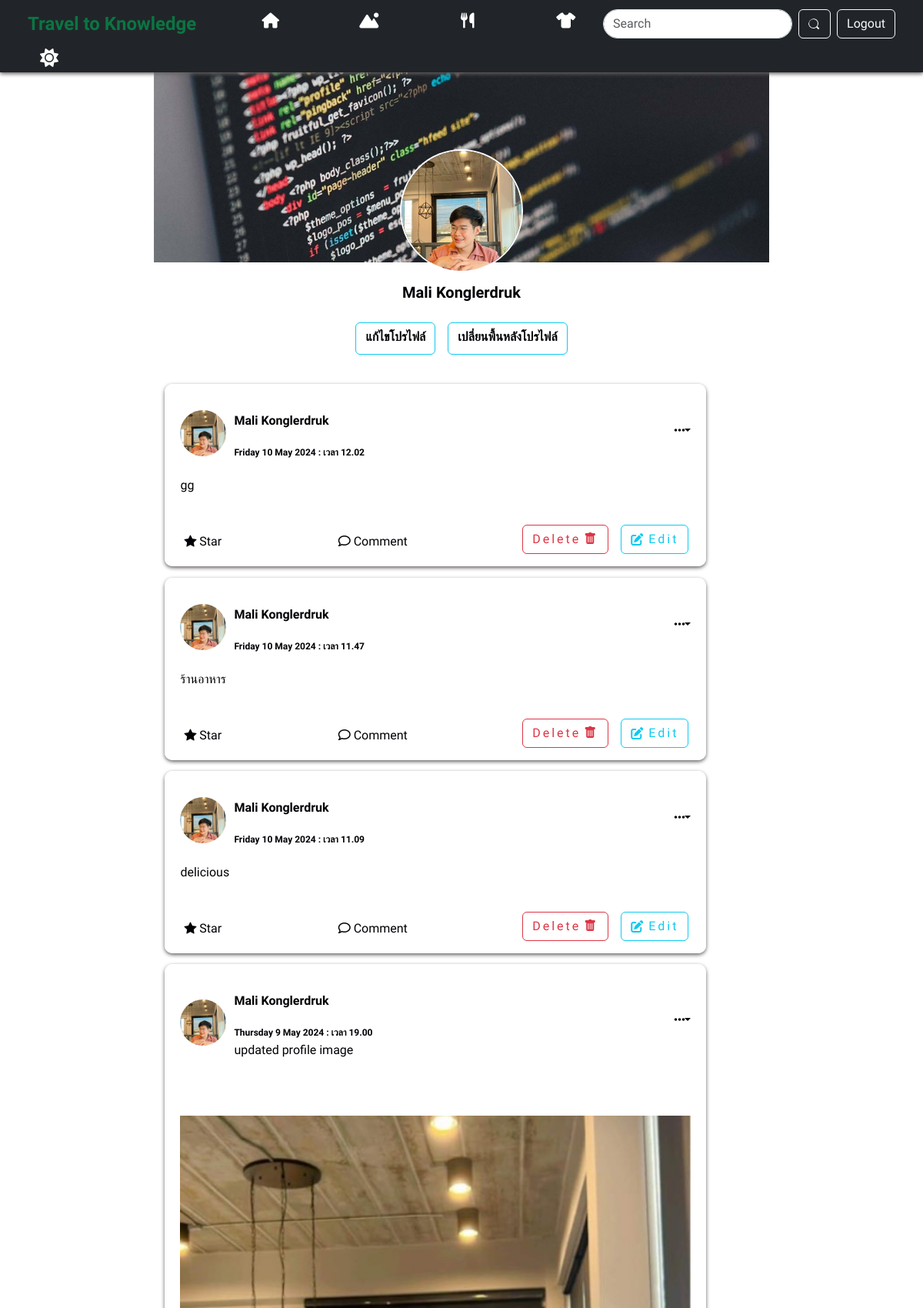
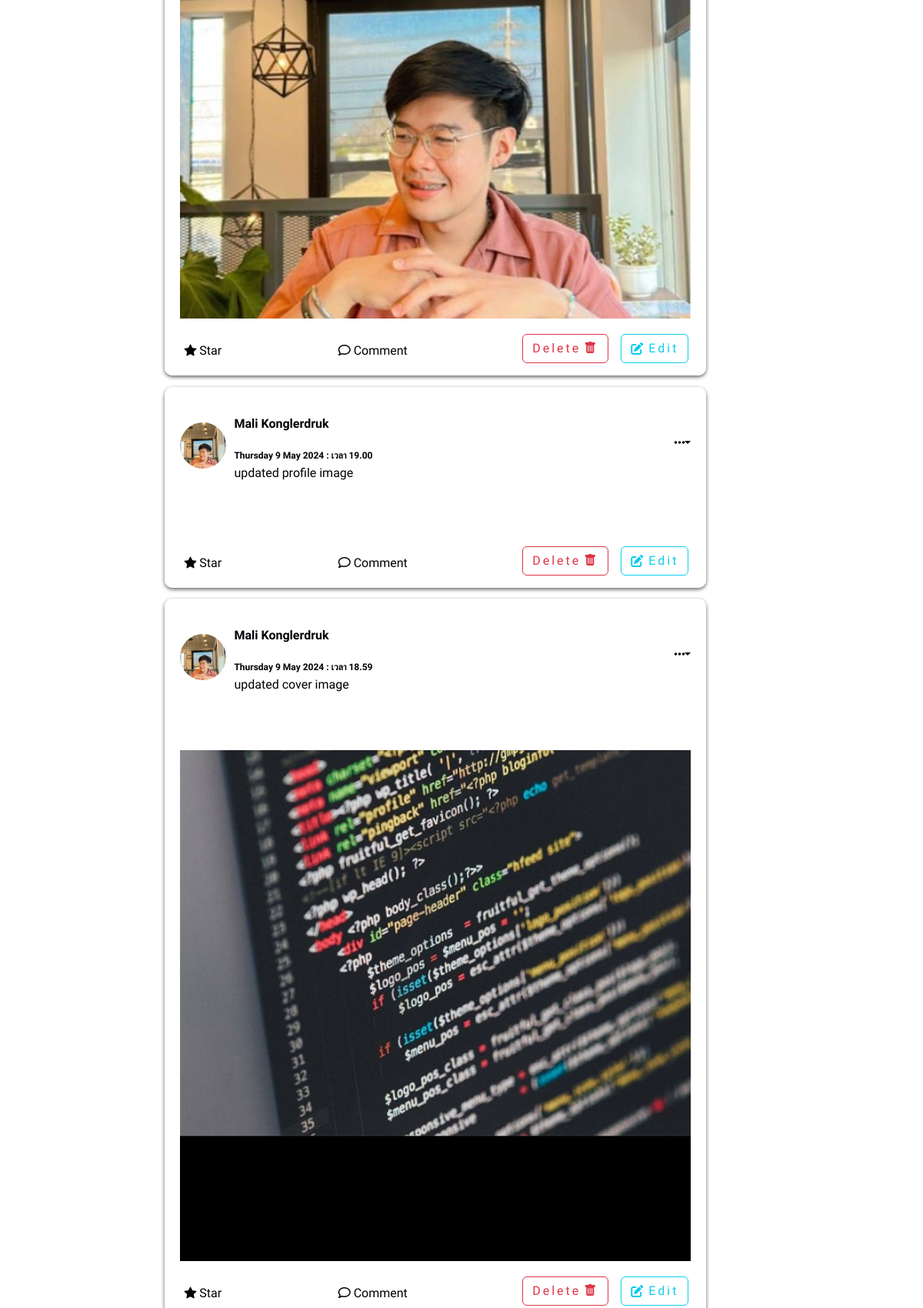
/Profilepage.php (signed in, upper part), run on the app's committed database (2 pictures, top to bottom).
### tables this page shows
CREATE TABLE `users` (
  `id` int(10) NOT NULL,
  `userid` bigint(19) NOT NULL,
  `url_address` varchar(100) NOT NULL,
  `email` varchar(255) NOT NULL,
  `password` varchar(255) NOT NULL,
  `first_name` varchar(255) NOT NULL,
  `last_name` varchar(255) NOT NULL,
  `urole` varchar(255) NOT NULL,
  `profile_image` varchar(1000) NOT NULL,
  `cover_image` varchar(1000) NOT NULL,
  `created_at` timestamp NOT NULL DEFAULT current_timestamp() ON UPDATE current_timestamp()
);

CREATE TABLE `posts` (
  `id` bigint(19) NOT NULL,
  `postid` bigint(19) NOT NULL,
  `user_id` bigint(19) NOT NULL,
  `post` text NOT NULL,
  `image` varchar(500) NOT NULL,
  `comments` int(11) NOT NULL,
  `category` varchar(255) DEFAULT NULL,
  `location_name` varchar(255) NOT NULL,
  `likes` int(11) NOT NULL,
  `has_image` tinyint(1) NOT NULL,
  `date` timestamp NOT NULL DEFAULT current_timestamp() ON UPDATE current_timestamp(),
  `is_profile_image` tinyint(1) NOT NULL,
  `is_cover_image` tinyint(1) NOT NULL
);

### image.php (called while the page is built, shortened)
<?php
class Image
{
    public function get_thumb_profile($filename)
    {
        $thumbnail = $filename . "_profile_thumb.jpg";
        if(file_exists( $thumbnail))
        {
            return  $thumbnail;
        }
    }
    public function get_thumb_post($filename)
    {
        $thumbnail = $filename . "_post_thumb.jpg";
        if(file_exists( $thumbnail))
        {
            return  $thumbnail;
        }
    }
}

### post.php (called while the page is built, shortened)
<?php
require_once 'config/db.php';
require_once 'user.php';
class Post
{
    public function get_posts($id)
    {
        global $conn;
        $query = $conn->prepare("SELECT * FROM posts WHERE user_id = :id ORDER BY id DESC LIMIT 10");
        $query->bindParam(":id", $id);
        try {
            $query->execute();
            return $query->fetchAll(PDO::FETCH_ASSOC);
        } catch (PDOException $e) {
            $this->error = "Error fetching posts: " . $e->getMessage();
            return false;
        }
    }
    public function i_own_post($postid,$user_login)
    {
        global $conn;
        $query = $conn->prepare("SELECT * FROM posts WHERE postid = :postid  LIMIT 1");
        $query->bindParam(":postid", $postid,PDO::PARAM_INT);
        $query->execute();
        $result = $query->fetch(PDO::FETCH_ASSOC);
        if(is_array($result))
        {
            if($result['user_id'] == $user_login)
            {
                return true;
            }
        }
        return false;
    }
}

### user.php (called while the page is built, shortened)
<?php
require_once 'config/db.php';
class User
{
public function getUsers($id)
{
    global $conn;
    $query = $conn->prepare("SELECT * FROM users WHERE userid = :id LIMIT 1");
    $query->bindParam(":id", $id, PDO::PARAM_INT);
    $query->execute();
    $result = $query->fetch(PDO::FETCH_ASSOC);
    if ($result) {
        return $result;
    } else {
        return false;
    }
}
}
?>

### function.php (the view, shortened to what this page needs)
<?php
require_once 'autoload.php';
if (isset($_SESSION['user_login'])) {
  $user_session_id = $_SESSION['user_login'];
  $stmt = $conn->prepare("SELECT * FROM users WHERE id = :user_session_id");
  $stmt->bindParam(':user_session_id', $user_session_id);
  $stmt->execute();
  $row = $stmt->fetch(PDO::FETCH_ASSOC);
  if ($row) {
    $user_id = $row['userid'];
  } else {
    $_SESSION['error'] = 'ผู้ใช้ไม่ถูกต้อง';
    header('location: logout.php');
    exit();
  }
} else {
  $_SESSION['error'] = 'กรุณาเข้าสู่ระบบ!!';
  header('location: login.php');
  exit();
}
?>
<div class="post">
  <?php
  $image = "images/istockphoto-1337144146-612x612.jpg";
  if (file_exists($row['profile_image'])) {
    $image_class = new Image();
    $image = $image_class->get_thumb_profile($row['profile_image']);
  }
  if (file_exists($ROW_USER['profile_image'])) {
    $image = $image_class->get_thumb_profile($ROW_USER['profile_image']);
  }
  ?>
  <div class="post-top">
    <div class="mt-2 dp">
      <img class="img-fluid col-sm-12 col-md col-lg col-xl" src="<?php echo $image ?>" type="images" alt="">
    </div>
    <div class="post-info">
    <p class="name font-weight-bolder mt-3">
        <a href="./Profilepage.php" class="nav-link">
            <?php echo $ROW_USER['first_name'] . " " . $ROW_USER['last_name'] ?>
        </a>
    </p>
    <span class="time">
        <?php
        $timestamp = strtotime($ROW['date']);
        $formattedDate = strftime(' %A %e %B %Y : เวลา %H.%M', $timestamp);
        echo $formattedDate;
        ?>
      </span>
    <?php
    if ($ROW['is_profile_image']) {
        echo "<br>";
        echo "<span style='font-weight:normal;coloe:#aaa;'>updated profile image</span>";
    }
    if ($ROW['is_cover_image']) {
        echo "<br>";
        echo "<span style='font-weight:normal;coloe:#aaa;'>updated cover image</span>";
    }
    ?>
</div>
    <i class="fas fa-ellipsis-h dropdown-toggle" id="dropdownMenuButton1" data-bs-toggle="dropdown"
      aria-expanded="false"></i>
  </div>
  <div class="post-content">
    <?php echo $ROW['post'] ?>
    <br><br>
    <?php
    if (file_exists($ROW['image'])) {
      $image_class = new Image();
      $post_image = $image_class->get_thumb_post($ROW['image']);
      echo "<img src='$post_image' style='width:100%;'/>";
    }
    ?>
  </div>
  <div class="post-bottom">
    <div class="action">
      <i class="bi bi-star-fill"></i>
      <span>Star</span>
    </div>
    <div class="action">
      <i class="far fa-comment"></i>
      <span>Comment</span>
    </div>
    <div class="containericon d-flex align-content-center">
      <?php
      $post = new Post();
      if ($post->i_own_post($ROW['postid'], $user_id)) {
        echo "
        <a href='delete.php?id=$ROW[postid]'class='btn-post btn btn-outline-danger mx-2 d-flex edit-btn'>
        <div  style='font-size: 16px;'>Delete</div>
        <i class='bi bi-trash-fill  '></i>
        </a>
        <a href='edit.php?id=$ROW[postid]'class='btn-post d-flex btn btn-outline-info mx-2 edit-btn' style='text-decoration: none;'>
        <i class='fa-solid fa-pen-to-square '></i>
        <div  style='font-size: 16px;'>Edit</div>
        </a>
        ";
      }
      ?>
    </div>
  </div>
</div>

### Profilepage.php (shortened to what this page needs)
<?php
require_once 'autoload.php';
?>
<!DOCTYPE html>
<html lang="en">
<head>
  <link rel="stylesheet" href="./style/main.css">
  <link rel="stylesheet" href="./style/post.css">
  <link rel="stylesheet" href="./style/profilepage.css">
  <link rel="stylesheet" href="https://cdn.jsdelivr.net/npm/bootstrap@5.3.2/dist/css/bootstrap.min.css">
  <link rel="stylesheet" href="https://cdn.jsdelivr.net/npm/bootstrap-icons@1.11.1/font/bootstrap-icons.css">
  <link rel="stylesheet" href="https://cdnjs.cloudflare.com/ajax/libs/font-awesome/6.4.2/css/all.min.css" />
</head>
<body class="backgrounds">
  <header class="pt-1 px-4 w-100 navbar-expand-xxl bg-dark shadows fixed-top">
    <?php
    if (isset($_SESSION['user_login'])) {
      $user_session_id = $_SESSION['user_login'];
      $stmt = $conn->prepare("SELECT * FROM users WHERE id = :user_session_id");
      $stmt->bindParam(':user_session_id', $user_session_id);
      $stmt->execute();
      $row = $stmt->fetch(PDO::FETCH_ASSOC);
      if ($row) {
        $user_id = $row['userid'];
      } else {
        $_SESSION['error'] = 'ผู้ใช้ไม่ถูกต้อง';
        header('location: logout.php');
        exit();
      }
    } else {
      $_SESSION['error'] = 'กรุณาเข้าสู่ระบบ!!';
      header('location: login.php');
      exit();
    }
    $post = new Post();
    $posts = $post->get_posts($user_id);
    $image_class = new Image();
    ?>
    <div class="container-fluid d-flex flex-wrap align-items-center justify-content-center justify-content-sm-start justify-content-start ">
      <div class="logo text-left col-12 col-lg-auto"><a href="./main.php" class="nav-link">Travel to Knowledge</a></div>
      <ul class="nav col-12 col-lg-auto me-lg-auto mb-2 justify-content-center mb-md-0 navbars">
        <li><a href="./main.php" class="nav-link px-2"><i class="fa fa-home"></i></a></li>
        <li><a href="./travel.php" class="nav-link px-2 "><i class="fa-solid fa-mountain-sun"></i></a></li>
        <li><a href="#" class="nav-link px-2"><i class="fa-solid fa-utensils"></i></a></li>
        <li><a href="#" class="nav-link px-2"><i class="fa-solid fa-shirt"></i></a></li>
      </ul>
      <form class="d-flex mt-3 mt-lg-0 " role="search">
        <input class="form-control me-2 rounded-pill" type="search" placeholder="Search" aria-label="Search">
        <button class="btn btn-outline-light me-2" type="submit"></button>
      </form>
      <div class="text-center">
        <button type="button" class="btn btn-outline-light"><a class="nav-link" href="./logout.php" id="logout">Logout</a></button>
      </div>
      <div class="icon text-white me-2 px-3"><i class="fa-solid fa-sun" id="theme"></i></div>
    </div>
  </header>
  <div class="background-profile">
    <div class="bg-top text-center">
      <?php
      $image = "images/istockphoto-1337144146-612x612.jpg";
      if (file_exists($row['profile_image'])) {
        $image =  $image_class->get_thumb_profile($row['profile_image']);
      }
      ?>
      <a href="./change_profile_image.php"><img src="<?php echo $image ?>" id="profile_pic"></a>
      <br>
      <div class="Name-profile"> <?php echo $row['first_name'] . " " . $row['last_name'] ?></div>
      <br>
      <div class="d-flex justify-content-center">
        <div class="change-profile ">
          <button class="btn btn-outline-info me-3"><a href="./change_profile_image.php?change=profile" class="nav-link mb-1  text-center rounded-sm">แก้ไขโปรไฟล์</a></button>
        </div>
        <div class="change-profile">
          <button class="btn btn-outline-info"><a href="./change_profile_image.php?change=cover" class="nav-link mb-1  text-center rounded-sm">เปลี่ยนพื้นหลังโปรไฟล์</a></button>
        </div>
      </div>
      <br>
    </div>
    <div class="d-flex">
      <div style="min-height:400px;flex:1;" class="container-area-profile">
        <?php
        if ($posts) {
          foreach ($posts as $ROW) {
            $user = new User();
            $ROW_USER = $user->getUsers($ROW['user_id']);
            include 'function.php';
          }
        }
        ?>
      </div>
    </div>
  </div>
</body>
</html>

### style/main.css (style rules this page uses)
* { margin: 0; padding: 0; box-sizing: border-box; font-family: "Prompt", sans-serif; }
.backgrounds { background-color: var(--primary-color); }
ul li { padding-left: 3rem; }
.icon { font-size: 1.5rem; cursor: pointer; }
.shadows { box-shadow: 0px 2px 5px rgb(100, 96, 96); }
:root { --primary-color: #fff; --secondary-color: #000106; }
.light-theme { --primary-color: #eee; --secondary-color: #000106; --three-color: #fffffff8; --four-color: #817f7f; }
.navbars li a { width: 5rem; text-align: center; font-size: 1.25rem; color: white; height: 3.4rem; }
.logo { font-family: "Kavoon", cursive; font-size: 1.5rem; color: #0b7542; align-items: center; text-align: center; text-decoration: solid; font-weight: bold; margin-right: auto; }
.post-content img { max-width: 100%; height: auto; }
.dp { width: 40px; height: 40px; border-radius: 50%; overflow: hidden; }
.dp > img { width: 100%; cursor: pointer; }
.bi { cursor: pointer; border-radius: 8px; transition: background-color 0.3s; }
button { font-size: 16px; }

### style/post.css (style rules this page uses)
:root { --primary-color: #fff; --secondary-color: #000106; }
.light-theme { --primary-color: #ffffff; --secondary-color: #000106; --three-color: #fffffff8; --four-color: #817f7f; }
.post { width: 44rem; background:var(--three-color); border-radius:10px; padding:10px; margin:0.9rem; box-shadow: 0px 2px 5px rgb(100, 96, 96); }
.post .post-top { display:flex; align-items: center; padding:10px; }
.post .post-top .dp { width:60px; height:60px; border-radius: 50%; overflow:hidden; }
.post .post-top .dp > img { width:100%; cursor:pointer; }
.post .post-top .post-info { margin-left:10px; font-weight: bold; }
.post .post-top .post-info .name { cursor:pointer; font-size:16px; }
.post .post-top .post-info .time { font-size:12px; cursor:pointer; }
.post .post-top i { margin-left:auto; cursor: pointer; color: var(--secondary-color); }
.post .post-content { font-size:16px; font-weight:normal; padding:10px; }
.post .post-content > img { width:100%; margin:5px 0px; }
.post .post-bottom { box-shadow: 1px solid #ddd; display:flex; justify-content: space-between; padding:5px 5px 0px 5px; color: var(--secondary-color); }
.post .post-bottom .action { padding:10px; border-radius:10px; transition: .3s ease-in; cursor: pointer; }
.post-info { color: var(--secondary-color); }
.post-content { color: var(--secondary-color); }
.edit-btn { height: 38px; justify-content: center; display: flex; align-items: center; }
.btn-post>i { font-size: 16px; }
.btn-post { align-items: center; justify-content: center; gap: 2px; }

### style/profilepage.css (style rules this page uses)
:root { --primary-color: #fff; --secondary-color: #000106; }
.light-theme { --primary-color: #ffffff; --secondary-color: #000106; --three-color: #fffffff8; }
.background-profile { width: 50rem; margin: auto; min-height: 400px; margin-top: 55px; }
.bg-top { color:var(--secondary-color); background-color: var(--primary-color); }
#profile_pic { width: 10rem; margin-top: -10rem; border-radius: 50%; border: solid 2px white; }
.Name-profile { font-size: 1.25rem; font-weight: 700; }

### function.php (style rules this page uses)
* { margin: 0; padding: 0; box-sizing: border-box; font-family: "Prompt", sans-serif; }
.edit-btn { height: 38px; display: flex; justify-content: center; align-items: center; gap: 4px; letter-spacing:3px; }

### data on the page
users: profile_image (picture), first_name "Mali", last_name "Konglerdruk"
posts: users.profile_image (picture), users.first_name "Mali", users.last_name "Konglerdruk", date "Friday 10 May 2024 : เวลา 12.02", post "gg"
posts: users.profile_image (picture), users.first_name "Mali", users.last_name "Konglerdruk", date "Friday 10 May 2024 : เวลา 11.47", post "ร้านอาหาร"
posts: users.profile_image (picture), users.first_name "Mali", users.last_name "Konglerdruk", date "Friday 10 May 2024 : เวลา 11.09", post "delicious"
posts: users.profile_image (picture), users.first_name "Mali", users.last_name "Konglerdruk", date "Thursday 9 May 2024 : เวลา 19.00", is_profile_image "updated profile image", image (picture)
posts: users.profile_image (picture), users.first_name "Mali", users.last_name "Konglerdruk", date "Thursday 9 May 2024 : เวลา 19.00", is_profile_image "updated profile image"
posts: users.profile_image (picture), users.first_name "Mali", users.last_name "Konglerdruk", date "Thursday 9 May 2024 : เวลา 18.59", is_cover_image "updated cover image", image (picture)
